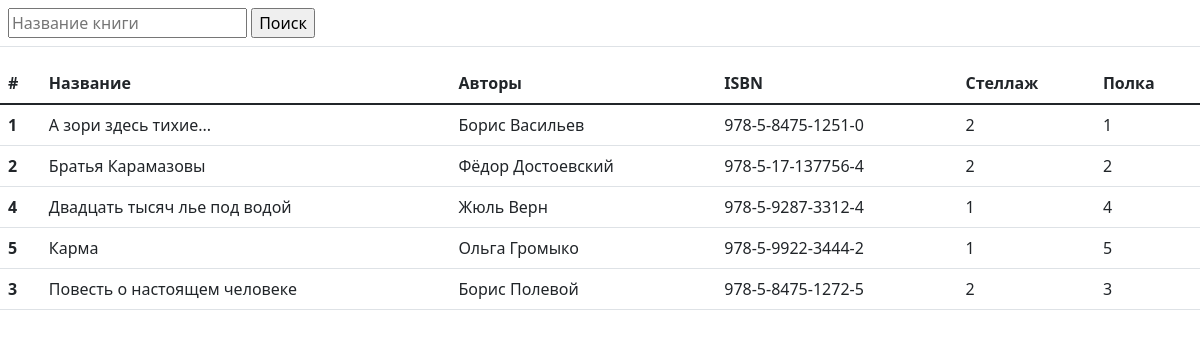
The page / on the database its author committed.
### my_app/models.py (models this page shows)
class Book(models.Model):
    class Meta:
        verbose_name = 'Книга'
        verbose_name_plural = 'Книги'
        ordering = ['name']
    name = models.CharField(max_length=256, verbose_name="Название книги")
    authors = models.CharField(max_length=256, verbose_name="Авторы")
    volume = models.IntegerField(null=True, blank=True, verbose_name="Том")
    path = models.IntegerField(null=True, blank=True, verbose_name="Часть")
    isbn = models.CharField(max_length=256, verbose_name="ISBN")
    year = models.DateField(verbose_name="Год издания")
    rack = models.ForeignKey(Rack, on_delete = models.DO_NOTHING, to_field="id", verbose_name="Номер стеллажа")
    shelf = models.IntegerField(verbose_name="Номер полки стеллажа")
    number = models.IntegerField(verbose_name="Количество экземпляров")

### my_app/views.py (the view)
# urls.py: path("", views.index),
def index(request):
    books = []
    filter = "Название книги"
    if request.method == "POST":
        name = request.POST.get("name")
        if name:
            books = Book.objects.filter(name = name)
            filter = name
        else:
            books = Book.objects.all().values()
    else:
        books = Book.objects.all().values()
    data = {"books": books, "filter": filter}
    return render(request, "index.html", context=data)

### my_app/templates/index.html (shortened to what this page needs)
<!DOCTYPE html>
{% load static %}
<html>
    <head>
        <link rel="stylesheet" href="{% static "bootstrap-5.1.3-dist/css/bootstrap.min.css" %}">
    </head>
    <body>
        <table class="table">
            <tr>
                <form method="post" action="/">
                    <td colspan="2">
                        <input name="name" placeholder="{{ filter }}"/>
                        <input type="submit" value="Поиск" />
                    </td>
                </form>
            </tr>
        </table>
        <table class="table">
            <thead>
              <tr>
                <th scope="col">#</th>
                <th scope="col">Название</th>
                <th scope="col">Авторы</th>
                <th scope="col">ISBN</th>
                <th scope="col">Стеллаж</th>
                <th scope="col">Полка</th>
              </tr>
            </thead>
              {% for book in books %}
                <tr>
                    <th scope="row">{{ book.id }}</th>
                    <td>{{ book.name }}</td>
                    <td>{{ book.authors }}</td>
                    <td>{{ book.isbn }}</td>
                    <td>{{ book.rack_id }}</td>
                    <td>{{ book.shelf }}</td>
                </tr>
              {% endfor %}
          </table>
    </body>
</html>

### rows shown on the page
Book: id "1", name "А зори здесь тихие...", authors "Борис Васильев", isbn "978-5-8475-1251-0", rack_id "2", shelf "1"
Book: id "2", name "Братья Карамазовы", authors "Фёдор Достоевский", isbn "978-5-17-137756-4", rack_id "2", shelf "2"
Book: id "4", name "Двадцать тысяч лье под водой", authors "Жюль Верн", isbn "978-5-9287-3312-4", rack_id "1", shelf "4"
Book: id "5", name "Карма", authors "Ольга Громыко", isbn "978-5-9922-3444-2", rack_id "1", shelf "5"
Book: id "3", name "Повесть о настоящем человеке", authors "Борис Полевой", isbn "978-5-8475-1272-5", rack_id "2", shelf "3"
